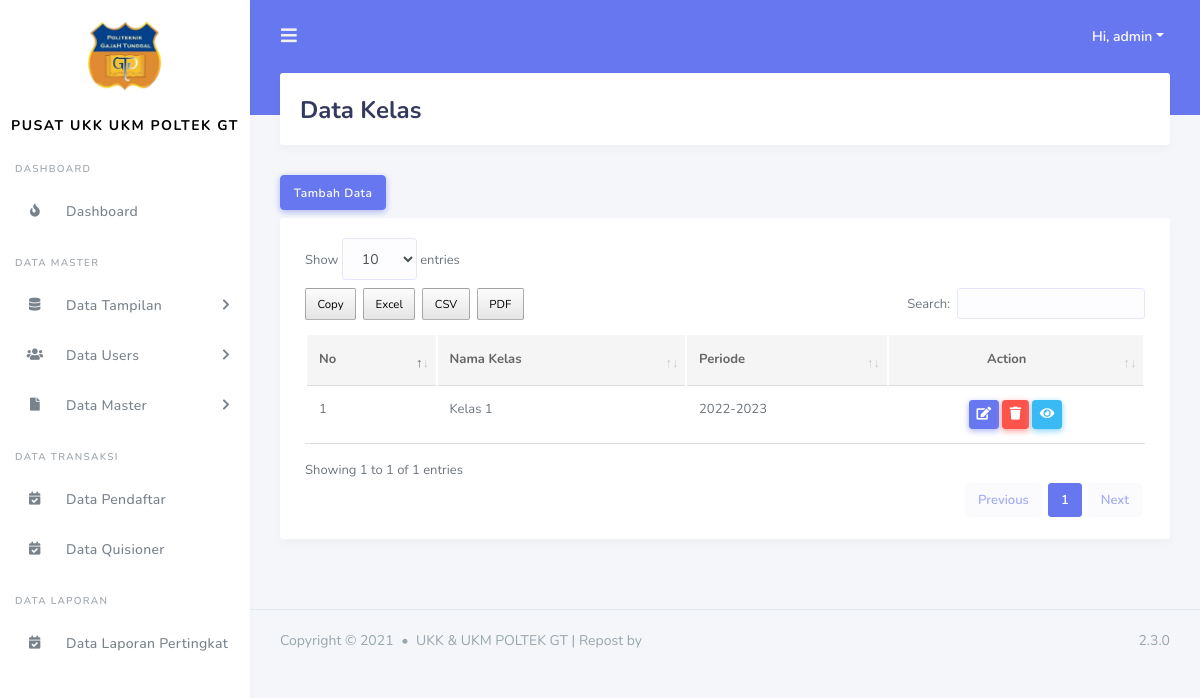
The app's page /admin/data_kelas.php (signed in), older data.
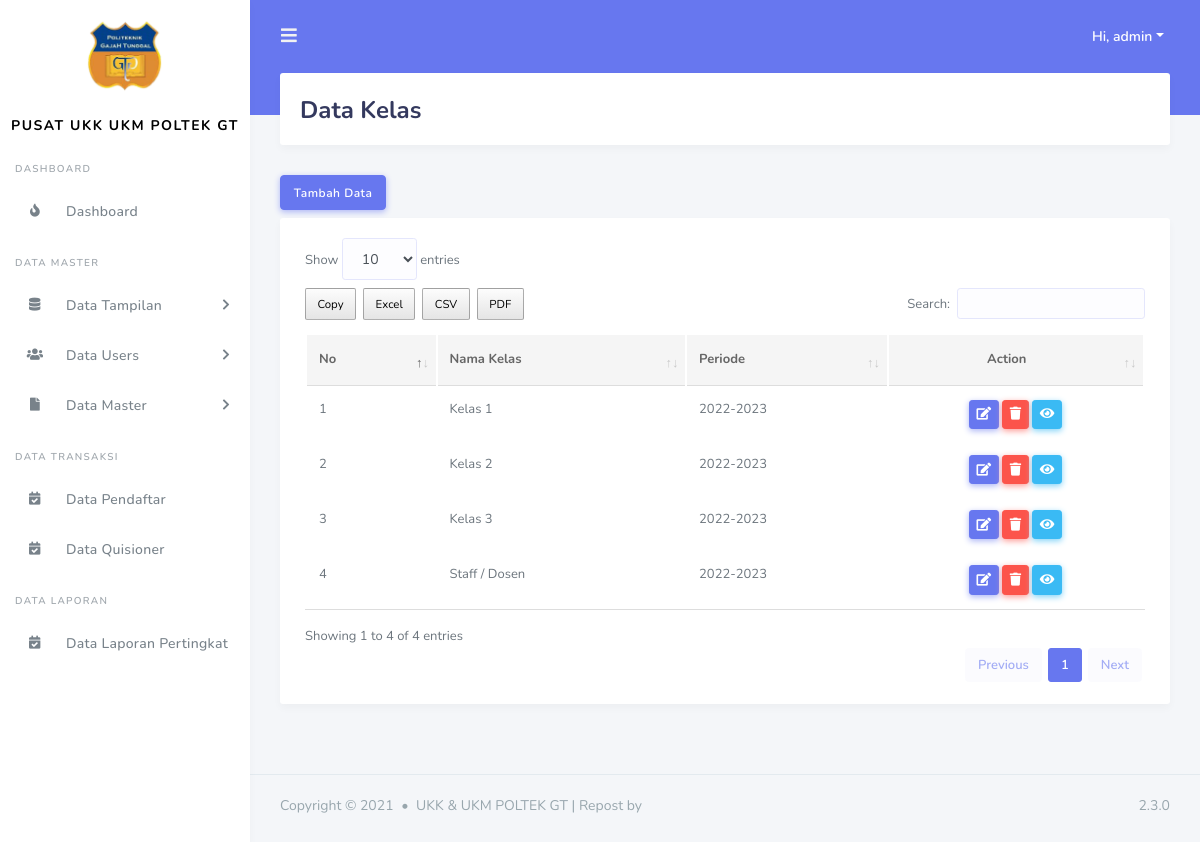
The same page, newer data.
### tables this page shows
CREATE TABLE `tbl_kelas` (
  `id_kelas` int(11) NOT NULL,
  `id_kategori` int(11) NOT NULL,
  `nama_kelas` varchar(255) NOT NULL,
  `id_periode` int(11) NOT NULL,
  `id_users` int(11) NOT NULL
);

CREATE TABLE `tbl_periode` (
  `id_periode` int(11) NOT NULL,
  `periode` varchar(255) DEFAULT NULL
);

### include/koneksi.php (called while the page is built, shortened)
<?php
$base_url = "http://localhost/ukkukmpoltek/";
?>

### admin/data_kelas.php (the view, shortened to what this page needs)
<?php
include('../include/koneksi.php');
include('../template/header.php');
include('../template/sidebar.php');
?>
<div class="main-content">
  <section class="section">
    <div class="section-header">
      <h1>Data Kelas</h1>
    </div>
    <button type="button" class="btn btn-primary mb-2" data-toggle="modal" data-target="#tambahdata">
      Tambah Data
    </button>
    <div class="section-body">
      <div class="card table-responsive">
        <div class="card-body ">
            <table class="table table-hover" id="data_tabel">
            <thead>
              <tr>
                <th>No</th>
                <th>Nama Kelas</th>
                <th>Periode</th>
                <th class="text-center">Action</th>
              </tr>
            </thead>
            <tbody>
              <?php
                    $query = "SELECT * FROM tbl_kelas tk INNER JOIN tbl_kategori tkg ON tk.id_kategori = tkg.id_kategori INNER JOIN tbl_users tu on tu.id_users = tk.id_users INNER JOIN tbl_periode tp on tp.id_periode = tk.id_periode ";
                    $result_tasks = mysqli_query($conn, $query);
                    $no = 1;
                    while($row = mysqli_fetch_assoc($result_tasks)) { ?>
                <tr>
                  <td><?= $no++ ?></td>
                  <td><?= $row['nama_kelas']?></td>
                  <td><?= $row['periode']?></td>
                  <td class="text-center">
                    <button type="button" class="btn btn-primary btn-sm" data-toggle="modal" data-target="#updatedata<?= $row['id_kelas'] ?>">
                      <i class="fas fa-edit"></i>
                    </button>
                    <a href="<?= $base_url ?>proses_admin/data_kelas/delete.php?id=<?= $row['id_kelas'] ?>" class="btn btn-danger btn-sm"><i class="fas fa-trash"></i></a>
                    <a href="<?= $base_url ?>admin/data_detail_kelas.php?id=<?= $row['id_kelas'] ?>" class="btn btn-info btn-sm"><i class="fas fa-eye"></i></a>
                  </td>
                </tr>
              <?php } ?>
            </tbody>
          </table>
        </div>
      </div>
    </div>
  </section>
</div>
<?php include('../template/footer.php'); ?>

Row changes from the older to the newer data that the page shows:
added tbl_kelas: nama_kelas "Kelas 2", id_periode.periode "2022-2023"
added tbl_kelas: nama_kelas "Kelas 3", id_periode.periode "2022-2023"
added tbl_kelas: nama_kelas "Staff / Dosen", id_periode.periode "2022-2023"
Text that changed along with them:
text written by a page script: "Show entries Copy Excel CSV PDF Search: Showing 1 to 1 of 1 entries Previous 1 Next" → "Show entries Copy Excel CSV PDF Search: Showing 1 to 4 of 4 entries Previous 1 Next"
